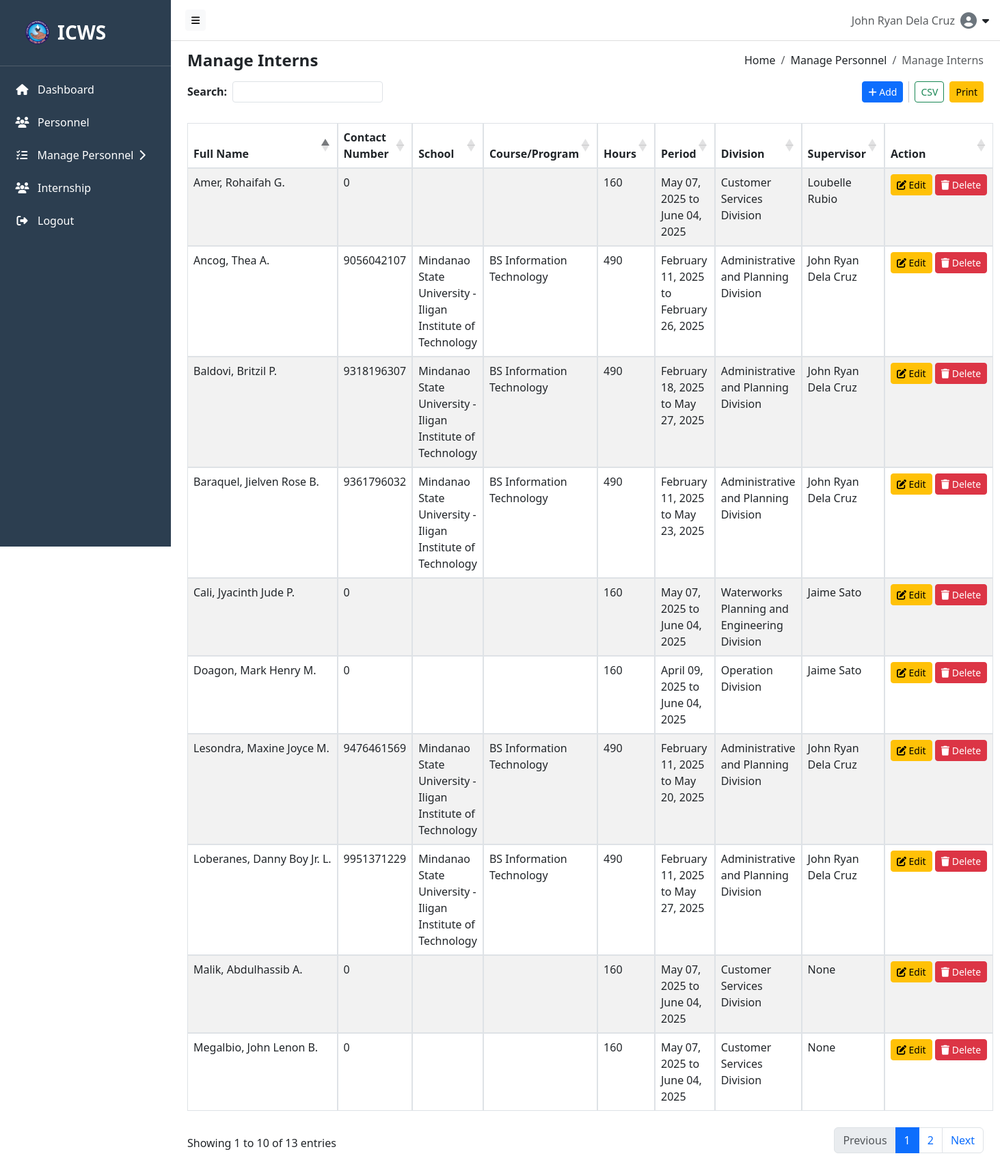
The app's page /src/components/manage_intern.php (signed in) with its own data.
### tables this page shows
CREATE TABLE `intern` (
  `intern_id` int(5) NOT NULL,
  `fullName` varchar(255) DEFAULT NULL,
  `contactNo` bigint(11) DEFAULT NULL,
  `school` varchar(255) DEFAULT NULL,
  `course` varchar(100) DEFAULT NULL,
  `hoursNo` int(4) DEFAULT NULL,
  `startDate` date DEFAULT NULL,
  `endDate` date DEFAULT NULL,
  `division` varchar(100) DEFAULT NULL,
  `supervisorName` varchar(255) DEFAULT NULL,
  `createdAt` timestamp NOT NULL DEFAULT current_timestamp(),
  `updatedAt` timestamp NOT NULL DEFAULT current_timestamp() ON UPDATE current_timestamp()
);

### src/components/manage_intern.php (the view, shortened to what this page needs)
<?php
include_once __DIR__ . '/../../backend/db.php';
$interns = [];
$sql = "SELECT
            intern_id,
            fullName,
            contactNo,
            school,
            course,
            hoursNo,
            startDate,
            endDate,
            division,
            supervisorName
        FROM intern";
$result = $conn->query($sql);
if ($result && $result->num_rows > 0) {
    while ($row = $result->fetch_assoc()) {
        $interns[] = $row;
    }
} else {
    $error = $conn->error ? "Database Error: {$conn->error}" : "No interns found.";
}
?>
<!DOCTYPE html>
<html lang="en">
<head>
  <link rel="stylesheet" href="https://cdn.jsdelivr.net/npm/bootstrap@5.3.0/dist/css/bootstrap.min.css">
  <link rel="stylesheet" href="https://cdnjs.cloudflare.com/ajax/libs/font-awesome/6.4.0/css/all.min.css">
  <link rel="stylesheet" href="https://cdn.datatables.net/1.13.6/css/dataTables.bootstrap5.min.css">
  <link rel="stylesheet" href="https://cdn.datatables.net/buttons/2.4.1/css/buttons.bootstrap5.min.css">
</head>
<body>
<?php include __DIR__ . '/../hero/navbar.php'; ?>
<?php include __DIR__ . '/../hero/sidebar.php'; ?>
<div class="content" id="content">
  <div class="d-flex justify-content-between align-items-center flex-wrap mb-3">
    <h4 class="mb-0" style="font-weight: bold;">Manage Interns</h4>
    <nav aria-label="breadcrumb">
      <ol class="breadcrumb mb-0">
        <li class="breadcrumb-item"><a class="breadcrumb-link" href="http://localhost/ICWS-Personnel-Profilingg/src/hero/home.php">Home</a></li>
        <li class="breadcrumb-item"><a class="breadcrumb-link" href="http://localhost/ICWS-Personnel-Profiling/src/components/personnel_record.php">Manage Personnel</a></li>
        <li class="breadcrumb-item active" aria-current="page">Manage Interns</li>
      </ol>
    </nav>
  </div>
  <div class="search-buttons-container row align-items-center mb-4">
    <div class="col-md-6 d-flex align-items-center gap-2">
      <label for="searchInput" class="form-label mb-0"><strong>Search:</strong></label>
      <div id="customSearchContainer"></div>
    </div>
    <div class="col-md-6 text-end">
      <div class="d-flex flex-wrap justify-content-end align-items-center gap-2">
        <button class="btn btn-primary btn-sm" onclick="window.location.href='http://localhost/ICWS-Personnel-Profiling/src/components/add_intern.php'"><i class="fas fa-plus"></i> Add</button>
        <button class="btn btn-outline-success export-btn btn-sm" data-type="csv">CSV</button>
        <button class="btn btn-warning export-btn btn-sm" data-type="print">Print</button>
      </div>
    </div>
  </div>
  <div class="table-container">
    <table class="table table-striped table-bordered" id="personnelTable">
      <thead>
        <tr>
          <th>Full Name</th>
          <th>Contact Number</th>
          <th>School</th>
          <th>Course/Program</th>
          <th>Hours</th>
          <th>Period</th>
          <th>Division</th>
          <th>Supervisor</th>
          <th>Action</th>
        </tr>
      </thead>
      <tbody>
    <?php foreach ($interns as $intern): ?>
        <tr id="row-<?= htmlspecialchars($intern['intern_id']) ?>">
            <td><?= htmlspecialchars($intern['fullName']) ?></td>
            <td><?= htmlspecialchars($intern['contactNo']) ?></td>
            <td><?= htmlspecialchars($intern['school']) ?></td>
            <td><?= htmlspecialchars($intern['course']) ?></td>
            <td><?= htmlspecialchars($intern['hoursNo']) ?></td>
            <td>
              <?= htmlspecialchars(date('F d, Y', strtotime($intern['startDate']))) ?> to
              <?= htmlspecialchars(date('F d, Y', strtotime($intern['endDate']))) ?>
            </td>
            <td><?= htmlspecialchars($intern['division']) ?></td>
            <td><?= htmlspecialchars($intern['supervisorName']) ?></td>
            <td>
                <button class="btn btn-warning btn-sm" onclick="window.location.href='http://localhost/ICWS-Personnel-Profiling/src/components/edit_intern.php?intern_id=<?= urlencode($intern['intern_id']) ?>'">
                    <i class="fas fa-edit"></i> Edit
                </button>
                <button class="btn btn-danger btn-sm" onclick="deleteIntern(<?= htmlspecialchars($intern['intern_id']) ?>)">
                    <i class="fas fa-trash"></i> Delete
                </button>
            </td>
        </tr>
    <?php endforeach; ?>
</tbody>
    </table>
  </div>
</div>
</body>
</html>

### src/components/manage_intern.php (style rules this page uses)
body { font-family: Arial; font-size: 15px; }
.content { padding: 30px; }
.table-bordered td, .table-bordered th { border: 1px solid #dee2e6 !important; }
.breadcrumb-link { color: inherit; text-decoration: none; transition: color 0.2s ease; }
.table-container { margin-top: 15px; }
.search-buttons-container { margin-top: 25px; }
.table-container table td:last-child { white-space: nowrap; overflow: visible; text-overflow: ellipsis; max-width: 150px; }
.table-container table td:first-child { white-space: nowrap; }

### src/hero/navbar.php (style rules this page uses)
#content { margin-left: 250px; transition: margin-left 0.3s ease; padding: 1.5rem; margin-top: 50px }

### records on screen
intern: fullName "Baraquel, Jielven Rose B.", contactNo "9361796032", school "Mindanao State University - Iligan Institute of Technology", course "BS Information Technology", hoursNo "490", startDate "February 11, 2025", endDate "May 23, 2025", division "Administrative and Planning Division", supervisorName "John Ryan Dela Cruz"
intern: fullName "Lesondra, Maxine Joyce M.", contactNo "9476461569", school "Mindanao State University - Iligan Institute of Technology", course "BS Information Technology", hoursNo "490", startDate "February 11, 2025", endDate "May 20, 2025", division "Administrative and Planning Division", supervisorName "John Ryan Dela Cruz"
intern: fullName "Baldovi, Britzil P.", contactNo "9318196307", school "Mindanao State University - Iligan Institute of Technology", course "BS Information Technology", hoursNo "490", startDate "February 18, 2025", endDate "May 27, 2025", division "Administrative and Planning Division", supervisorName "John Ryan Dela Cruz"
intern: fullName "Ancog, Thea A.", contactNo "9056042107", school "Mindanao State University - Iligan Institute of Technology", course "BS Information Technology", hoursNo "490", startDate "February 11, 2025", endDate "February 26, 2025", division "Administrative and Planning Division", supervisorName "John Ryan Dela Cruz"
intern: fullName "Loberanes, Danny Boy Jr. L.", contactNo "9951371229", school "Mindanao State University - Iligan Institute of Technology", course "BS Information Technology", hoursNo "490", startDate "February 11, 2025", endDate "May 27, 2025", division "Administrative and Planning Division", supervisorName "John Ryan Dela Cruz"
intern: fullName "Amer, Rohaifah G.", contactNo "0", hoursNo "160", startDate "May 07, 2025", endDate "June 04, 2025", division "Customer Services Division", supervisorName "Loubelle Rubio"
intern: fullName "Cali, Jyacinth Jude P.", contactNo "0", hoursNo "160", startDate "May 07, 2025", endDate "June 04, 2025", division "Waterworks Planning and Engineering Division", supervisorName "Jaime Sato"
intern: fullName "Doagon, Mark Henry M.", contactNo "0", hoursNo "160", startDate "April 09, 2025", endDate "June 04, 2025", division "Operation Division", supervisorName "Jaime Sato"
intern: fullName "Malik, Abdulhassib A.", contactNo "0", hoursNo "160", startDate "May 07, 2025", endDate "June 04, 2025", division "Customer Services Division", supervisorName "None"
intern: fullName "Megalbio, John Lenon B.", contactNo "0", hoursNo "160", startDate "May 07, 2025", endDate "June 04, 2025", division "Customer Services Division", supervisorName "None"

### other values on screen
$fullName "John Ryan Dela Cruz"
